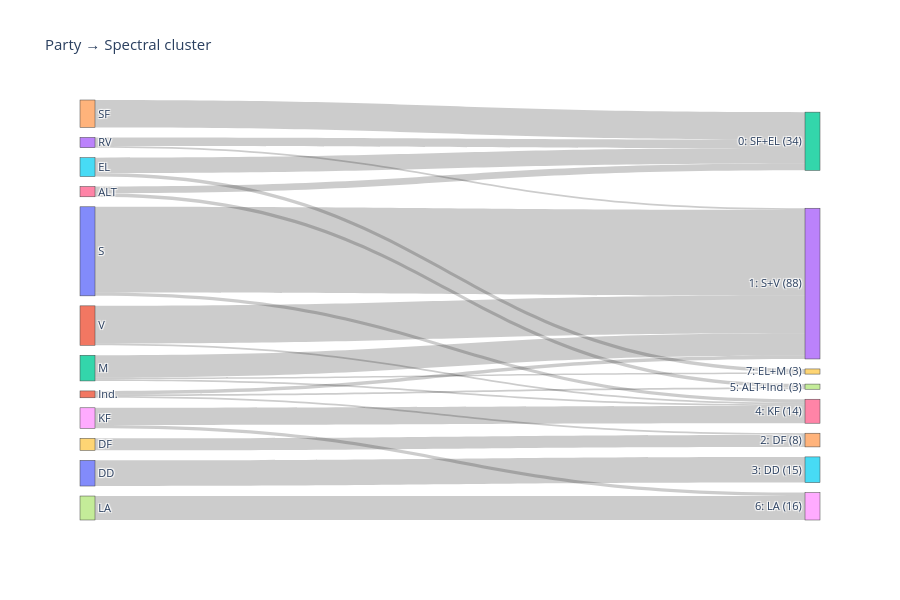

Notebook code for this chart:
### Markdown cell above
## Sankey: parties → clusters
A Sankey diagram shows how the members of each party are spread over the clusters: a party that maps to a single cluster is one thick band, a party split across clusters fans out, and a thin band leaving a party points to possible mavericks. `sankey(left, right)` takes any two labelings of the MPs, so the same plot can compare parties, DBSCAN, Spectral and Louvain.

> Placeholder: the clusters below come from a quick Spectral Clustering on `A` (undefined pairs set to 0) with `k = 8`, until the final settings are chosen.

Clusters have no names of their own: each one is labelled with the parties that make up at least 20% of its members, followed by its size.

### Code cell
import plotly.graph_objects as go
from sklearn.cluster import SpectralClustering

def sankey(left, right, title=""):
    flows = pd.crosstab(left, right).stack().loc[lambda s: s > 0]
    l_nodes = [str(a) for a in pd.unique(left) if a in flows.index.get_level_values(0)]
    r_nodes = [str(b) for b in sorted(pd.unique(right))]
    nodes = l_nodes + r_nodes
    src = [nodes.index(str(a)) for a, _ in flows.index]
    tgt = [len(l_nodes) + r_nodes.index(str(b)) for _, b in flows.index]
    fig = go.Figure(go.Sankey(
        node=dict(label=nodes, pad=10, thickness=15),
        link=dict(source=src, target=tgt, value=flows.to_numpy()),
    ))
    fig.update_layout(title=title, height=600, font_size=11)
    fig.show()

spec = SpectralClustering(n_clusters=8, affinity="precomputed", random_state=0)
clusters = pd.Series(spec.fit_predict(np.nan_to_num(A, nan=0)), index=X.index)

def name_clusters(clusters, min_share=0.2):
    names = {}
    for c, members in short.groupby(clusters):
        counts = members.value_counts()
        names[c] = f"{c}: " + "+".join(counts.index[counts / len(members) >= min_share]) + f" ({len(members)})"
    return clusters.map(names)

clusters = name_clusters(clusters)

sankey(short[order], clusters[order], "Party → Spectral cluster")

### Figure 1 — Plotly figure (JSON) as saved in the notebook; plotly's stock layout.template omitted (floating-point values rounded to 4 significant figures)
{"data": [{"link": {"source": [6, 6, 10, 9, 5, 5, 11, 11, 11, 8, 8, 7, 2, 2, 2, 3, 3, 0, 0, 4, 1, 1], "target": [12, 17, 15, 14, 12, 19, 13, 14, 17, 16, 18, 18, 13, 16, 19, 12, 13, 13, 16, 12, 13, 16], "value": [4, 2, 15, 7, 9, 2, 2, 1, 1, 10, 2, 14, 13, 1, 1, 5, 1, 50, 2, 16, 22, 1]}, "node": {"label": ["S", "V", "M", "RV", "SF", "EL", "ALT", "LA", "KF", "DF", "DD", "Ind.", "0: SF+EL (34)", "1: S+V (88)", "2: DF (8)", "3: DD (15)", "4: KF (14)", "5: ALT+Ind. (3)", "6: LA (16)", "7: EL+M (3)"], "pad": 10, "thickness": 15}, "type": "sankey"}], "layout": {"font": {"size": 11}, "height": 600, "title": {"text": "Party → Spectral cluster"}}}
